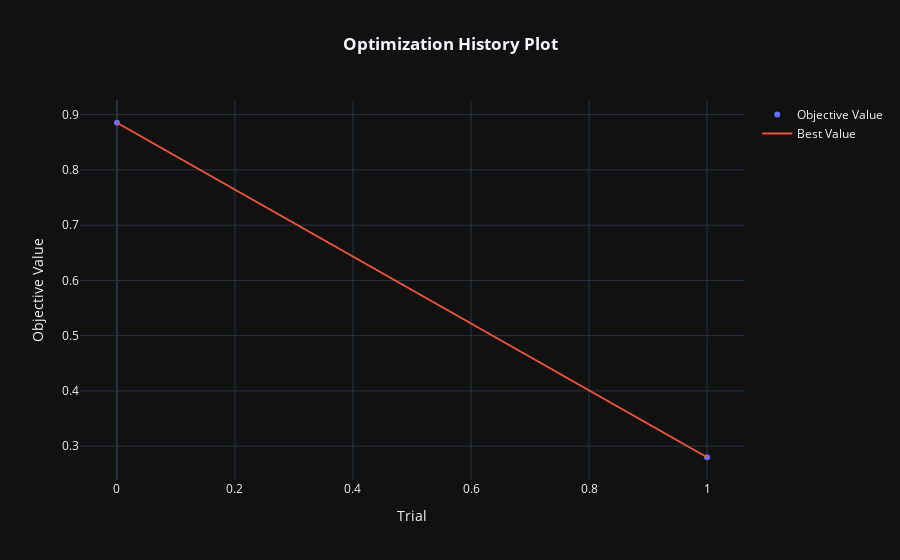

Source (notebook cell):
### Code cell
fig = optuna.visualization.plot_optimization_history(study)
fig.update_layout(template='plotly_dark', title='<b>Optimization History Plot', title_x=0.5)

### Figure 1 — Plotly figure (JSON) as saved in the notebook; plotly's stock layout.template omitted (floating-point values rounded to 4 significant figures)
{"data": [{"mode": "markers", "name": "Objective Value", "type": "scatter", "x": [0, 1], "y": [0.8853, 0.28]}, {"mode": "lines", "name": "Best Value", "type": "scatter", "x": [0, 1], "y": [0.8853, 0.28]}, {"marker": {"color": "#cccccc"}, "mode": "markers", "name": "Infeasible Trial", "showlegend": false, "type": "scatter", "x": [], "y": []}], "layout": {"title": {"text": "<b>Optimization History Plot", "x": 0.5}, "xaxis": {"title": {"text": "Trial"}}, "yaxis": {"title": {"text": "Objective Value"}}}}
